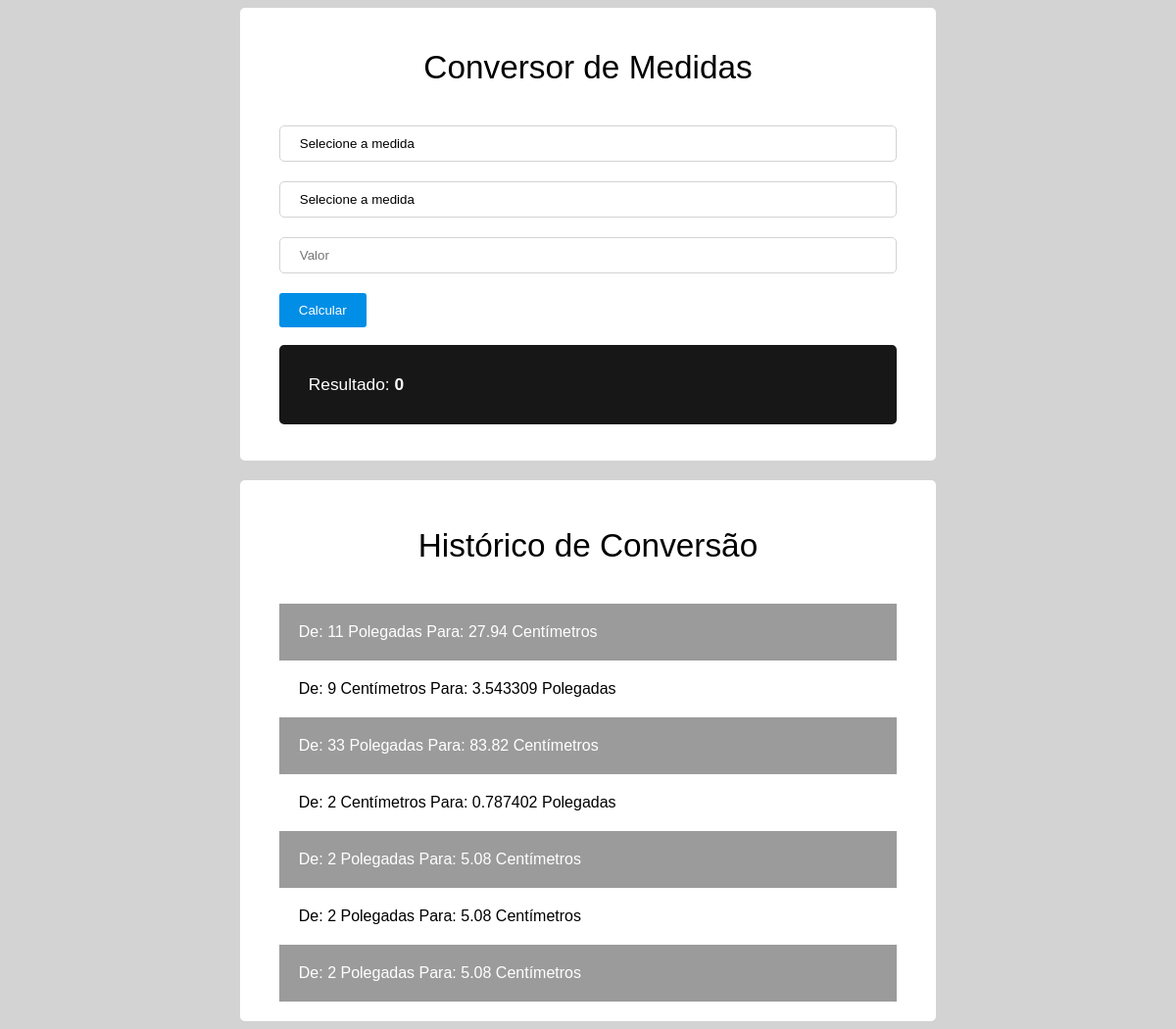
The page / on the database its author committed.
### tables this page shows
CREATE TABLE historic(
    id INTEGER PRIMARY KEY AUTOINCREMENT NOT NULL UNIQUE,
    value_from DECIMAL NOT NULL,
    unity_from VARCHAR NOT NULL,
    value_to DECIMAL NOT NULL,
    unity_to VARCHAR NOT NULL
);

### index.php (called while the page is built, shortened)
<?php
require_once 'controller/Controller.php';
$controller = new Controller();
$controller->init();
?>

### model/AbstractFactory.php (called while the page is built, shortened)
<?php
abstract class AbstractFactory {
    public function __construct() {
        try {
            $this->db = new PDO("sqlite:model/DB_Convertion.sqlite");
        } catch (PDOException $exception) {
            echo $exception->getMessage();
        } catch (Exception $exception) {
            echo $exception->getMessage();
        }
    }
    protected function queryRowsToListOfObjects
    (PDOStatement $result, $nameObject): array {
        $list = array();
        $r = $result->fetchAll(PDO::FETCH_NUM);
        foreach ($r as $row) {
            $ref = new ReflectionClass($nameObject);
            $list[] = $ref->newInstanceArgs($row);
        }
        return $list;
    }
}
?>

### model/HistoricManager.php (called while the page is built, shortened)
<?php
    require_once("model/Historic.php");
    require_once("model/HistoricFactory.php");
    class HistoricManager {
        public function __construct() {
            $this->factory = new HistoricFactory();
        }
        public function findAll() {
            return $this->factory->findAll();
        }
    }
?>

### model/HistoricFactory.php (called while the page is built, shortened)
<?php
require_once("Historic.php");
require_once("AbstractFactory.php");
class HistoricFactory extends AbstractFactory {
  public function findAll(): array {
    $sql = "SELECT * FROM historic ORDER BY id DESC";
    try {
      $resultRows = $this->db->query($sql);
      $resultObject = $this->queryRowsToListOfObjects($resultRows, "Historic");
      return $resultObject;
    } catch (Exception $exc) {
      echo $exc->getMessage();
      $resultObject = array();
    }
  }
}
?>

### model/Historic.php (called while the page is built, shortened)
<?php
class Historic {
    private $valueFrom;
    private $valueTo;
    private $unityFrom;
    private $unityTo;
    public function __construct(string $id="", float $valueFrom, string $unityFrom, float $valueTo, string $unityTo) {
        $this->valueFrom = $valueFrom;
        $this->valueTo = $valueTo;
        $this->unityFrom = $unityFrom;
        $this->unityTo = $unityTo;
    }
    public function getValueFrom():float {
        return $this->valueFrom;
    }
    public function getValueTo():float {
        return $this->valueTo;
    }
    public function getUnityFrom():string {
        return $this->unityFrom;
    }
    public function getUnityTo():string {
        return $this->unityTo;
    }
}
?>

### view/home.php (the view, shortened to what this page needs)
<!DOCTYPE html>
<html lang="pt-br">
<head>
    <link rel="stylesheet" href="view/style.css">
</head>
<body>
    <form class="convertion-form" action="?page=home&action=calculate" method="post">
        <h1>Conversor de Medidas</h1>
        <select name="from" id="from">
            <option value="" selected>Selecione a medida</option>
        </select>
        <select name="to" id="to">
            <option value="" selected>Selecione a medida</option>
        </select>
        <input type="number" name="value" id="value" placeholder="Valor">
        <button>Calcular</button>
        <p class="result">Resultado:
            <strong>
                <?= $result?>
            </strong>
        </p>
    </form>
    <section class="historic">
        <h2>Histórico de Conversão</h2>
        <?php foreach ($historic as $h) { ?>
        <div>
            De:
            <?= $h->getValueFrom()?>
            <?= $h->getUnityFrom()?>
            Para:
            <?= $h->getValueTo()?>
            <?= $h->getUnityTo()?>
        </div>
        <?php } ?>
    </section>
</body>
</html>

### controller/Controller.php (shortened to what this page needs)
<?php
require_once("model/HistoricManager.php");
class Controller {
    public function __construct() {
        $this->convertionManager = new ConvertionManager();
        $this->historicManager = new HistoricManager();
    }
    public function init () {
        if(isset($_GET['page'])){
            $page = $_GET['page'];
        } else $page = '';
        switch ($page) {
            default:
                $this->loadHome();
                break;
        }
    }
    private function loadHome() {
        unset($historic);
        try {
            $historic = $this->historicManager->findAll();
        } catch (Exception $e) {
            $message = (object) ['message' => $e->getMessage(), 'type' => 'error'];
        }
        if(isset($_GET['action']) && $_GET['action'] == 'calculate') {
            try {
                $result = $this->convertionManager->convert($_POST['from'], $_POST['to'], $_POST['value']);
                $historic = $this->historicManager->findAll();
            } catch (Exception $e) {
                $result = 0;
                $message = (object) ['message' => $e->getMessage(), 'type' => 'error'];
            }
        } else $result = 0;
        require 'view/home.php';
    }
}
?>

### view/style.css (style rules this page uses)
body { font-family: sans-serif; background-color: lightgray; }
select { -webkit-appearance: none; -moz-appearance: none; appearance: none; }
select, input { box-sizing: border-box; border: 1px solid lightgray; background: white; border-radius: 5px; padding: 10px 20px; width: 100%; margin-bottom: 20px; }
button { padding: 10px 20px; background-color: rgb(0, 142, 230); border: none; border-radius: 3px; font-size: 10pt; color: white; cursor: pointer; transition: .3s; }
.convertion-form { box-sizing: border-box; background-color: white; width: 60%; padding: 20px 40px; margin: auto; border-radius: 5px; margin-bottom: 20px; }
.historic { box-sizing: border-box; background-color: white; width: 60%; padding: 20px 40px; margin: auto; border-radius: 5px; }
.historic div { box-sizing: border-box; padding: 20px; }
.historic div:nth-child(2n) { background-color: rgb(155, 155, 155); color: white; }
.historic h2, .convertion-form h1 { font-weight: 300; text-align: center; font-size: 25pt; margin-bottom: 40px; }
.result { background-color: rgb(23, 23, 23); color: white; border-radius: 5px; padding: 30px; box-sizing: border-box; font-weight: 300; font-size: 13pt; }

### rows shown on the page
historic: value_from "11", unity_from "Polegadas", value_to "27.94", unity_to "Centímetros"
historic: value_from "9", unity_from "Centímetros", value_to "3.543309", unity_to "Polegadas"
historic: value_from "33", unity_from "Polegadas", value_to "83.82", unity_to "Centímetros"
historic: value_from "2", unity_from "Centímetros", value_to "0.787402", unity_to "Polegadas"
historic: value_from "2", unity_from "Polegadas", value_to "5.08", unity_to "Centímetros"
historic: value_from "2", unity_from "Polegadas", value_to "5.08", unity_to "Centímetros"

### other values the page prints
$result "0"
$h->getValueFrom() "2"
$h->getUnityFrom() "Polegadas"
$h->getValueTo() "5.08"
$h->getUnityTo() "Centímetros"
